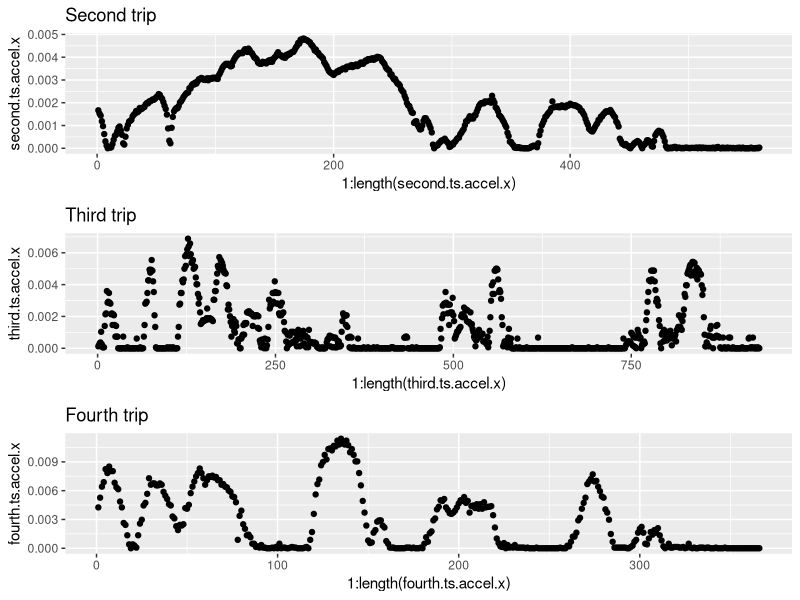

This figure's R source: (Note: this script raises an error after producing the figure.)
# Script to compare time series with dynamic time warping.

lapply(c("data.table", "ggplot2", "dtw", "gridExtra"), 
       require, character.only=T)

# make the time series for trip 2
ts.accel <- as.data.frame(fread("2_csv_accelerationSeries.csv"))
ts.ctr <- as.data.frame(fread("2_csv_centroidDistSeries.csv"))
second.ts.accel.x <- ts(ts.accel$V1, start=0)
second.ts.accel.y <- ts(ts.accel$V2, start=0)
second.ts.ctr.x <- ts(ts.ctr$V1, start=0)
second.ts.ctr.y <- ts(ts.ctr$V2, start=0)

# make the time series for trip 3
ts.accel <- as.data.frame(fread("3_csv_accelerationSeries.csv"))
ts.ctr <- as.data.frame(fread("3_csv_centroidDistSeries.csv"))
third.ts.accel.x <- ts(ts.accel$V1, start=0)
third.ts.accel.y <- ts(ts.accel$V2, start=0)
third.ts.ctr.x <- ts(ts.ctr$V1, start=0)
third.ts.ctr.y <- ts(ts.ctr$V2, start=0)

# make the time series for trip 4
ts.accel <- as.data.frame(fread("4_csv_accelerationSeries.csv"))
ts.ctr <- as.data.frame(fread("4_csv_centroidDistSeries.csv"))
fourth.ts.accel.x <- ts(ts.accel$V1, start=0)
fourth.ts.accel.y <- ts(ts.accel$V2, start=0)
fourth.ts.ctr.x <- ts(ts.ctr$V1, start=0)
fourth.ts.ctr.y <- ts(ts.ctr$V2, start=0)

# Run dynamic time warping. Gives a numeric measure of how "far" (or
# different) two time series are from each other.
# alignment <- dtw(second.ts.accel.x)
grid.arrange(qplot(1:length(second.ts.accel.x), second.ts.accel.x) +
               ggtitle("Second trip"),
             qplot(1:length(third.ts.accel.x), third.ts.accel.x) +
               ggtitle("Third trip"),
             qplot(1:length(fourth.ts.accel.x), fourth.ts.accel.x) +
               ggtitle("Fourth trip"))

# Get distances from dynamic time warping between different combinations
# of time series.
# Normalized does NOT mean between 0 and 1 necessarily. See first paragraph
# of page 8 of the handout on the dtw package:
# http://www.jstatsoft.org/v31/i07/paper
second.third.accel.align <- dtw(second.ts.accel.x,
                                third.ts.accel.x)
print(sprintf("Distance between second, third trips: %.8f",
              second.third.accel.align$normalizedDistance))

second.fourth.accel.align <- dtw(second.ts.accel.x,
                                 fourth.ts.accel.x)
print(sprintf("Distance between second, fourth trips: %.8f",
              second.fourth.accel.align$normalizedDistance))

third.fourth.accel.align <- dtw(third.ts.accel.x,
                                fourth.ts.accel.x)
print(sprintf("Distance beetween third, fourth trips: %.8f",
              third.fourth.accel.align$normalizedDistance))












